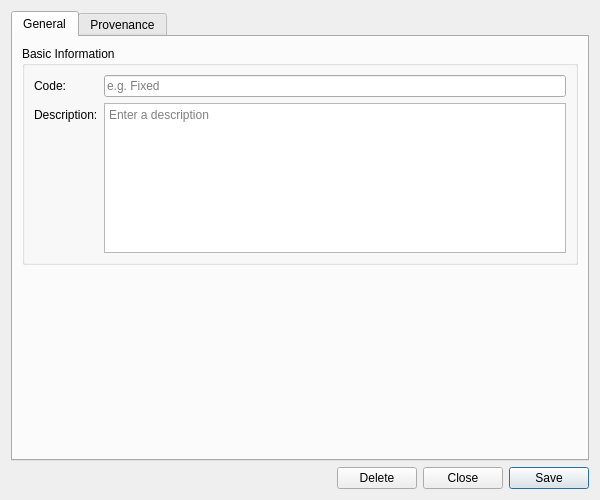
<?xml version="1.0" encoding="UTF-8"?>
<ui version="4.0">
 <class>LegTypeDetailDialog</class>
 <widget class="QWidget" name="LegTypeDetailDialog">
  <property name="geometry">
   <rect>
    <x>0</x>
    <y>0</y>
    <width>600</width>
    <height>500</height>
   </rect>
  </property>
  <property name="sizePolicy">
   <sizepolicy hsizetype="Preferred" vsizetype="Preferred">
    <horstretch>0</horstretch>
    <verstretch>0</verstretch>
   </sizepolicy>
  </property>
  <property name="minimumSize">
   <size>
    <width>600</width>
    <height>500</height>
   </size>
  </property>
  <property name="windowTitle">
   <string>Leg Type Details</string>
  </property>
  <layout class="QVBoxLayout" name="verticalLayout">
   <item>
    <widget class="QTabWidget" name="tabWidget">
     <property name="currentIndex"><number>0</number></property>
     <widget class="QWidget" name="generalTab">
      <attribute name="title"><string>General</string></attribute>
      <layout class="QVBoxLayout" name="generalLayout">
       <item>
        <widget class="QGroupBox" name="basicInfoGroup">
         <property name="title">
          <string>Basic Information</string>
         </property>
         <layout class="QFormLayout" name="formLayout">
          <item row="0" column="0">
           <widget class="QLabel" name="labelCode">
            <property name="text">
             <string>Code:</string>
            </property>
           </widget>
          </item>
          <item row="0" column="1">
           <widget class="QLineEdit" name="codeEdit">
            <property name="placeholderText">
             <string>e.g. Fixed</string>
            </property>
            <property name="readOnly">
             <bool>true</bool>
            </property>
           </widget>
          </item>
          <item row="1" column="0">
           <widget class="QLabel" name="labelDescription">
            <property name="text">
             <string>Description:</string>
            </property>
           </widget>
          </item>
          <item row="1" column="1">
           <widget class="QPlainTextEdit" name="descriptionEdit">
            <property name="minimumSize">
             <size>
              <width>0</width>
              <height>80</height>
             </size>
            </property>
            <property name="maximumSize">
             <size>
              <width>16777215</width>
              <height>150</height>
             </size>
            </property>
            <property name="placeholderText">
             <string>Enter a description</string>
            </property>
           </widget>
          </item>
         </layout>
        </widget>
       </item>
       <item>
        <spacer name="verticalSpacer">
         <property name="orientation">
          <enum>Qt::Vertical</enum>
         </property>
         <property name="sizeHint" stdset="0">
          <size>
           <width>20</width>
           <height>40</height>
          </size>
         </property>
        </spacer>
       </item>
      </layout>
     </widget>
     <widget class="QWidget" name="provenanceTab">
      <attribute name="title"><string>Provenance</string></attribute>
      <layout class="QVBoxLayout" name="provenanceTabLayout">
       <item>
        <widget class="ores::qt::ProvenanceWidget" name="provenanceWidget" native="true"/>
       </item>
      </layout>
     </widget>
    </widget>
   </item>
   <item>
    <layout class="QHBoxLayout" name="buttonLayout">
     <item>
      <spacer name="horizontalSpacer">
       <property name="orientation">
        <enum>Qt::Horizontal</enum>
       </property>
       <property name="sizeHint" stdset="0">
        <size>
         <width>40</width>
         <height>20</height>
        </size>
       </property>
      </spacer>
     </item>
     <item>
      <widget class="QPushButton" name="deleteButton">
       <property name="text">
        <string>Delete</string>
       </property>
      </widget>
     </item>
     <item>
      <widget class="QPushButton" name="closeButton">
       <property name="text">
        <string>Close</string>
       </property>
      </widget>
     </item>
     <item>
      <widget class="QPushButton" name="saveButton">
       <property name="text">
        <string>Save</string>
       </property>
       <property name="default">
        <bool>true</bool>
       </property>
      </widget>
     </item>
    </layout>
   </item>
  </layout>
 </widget>
 <customwidgets>
  <customwidget>
   <class>ores::qt::ProvenanceWidget</class>
   <extends>QWidget</extends>
   <header>ores.qt/ProvenanceWidget.hpp</header>
  </customwidget>
 </customwidgets>
 <resources/>
 <connections/>
</ui>
